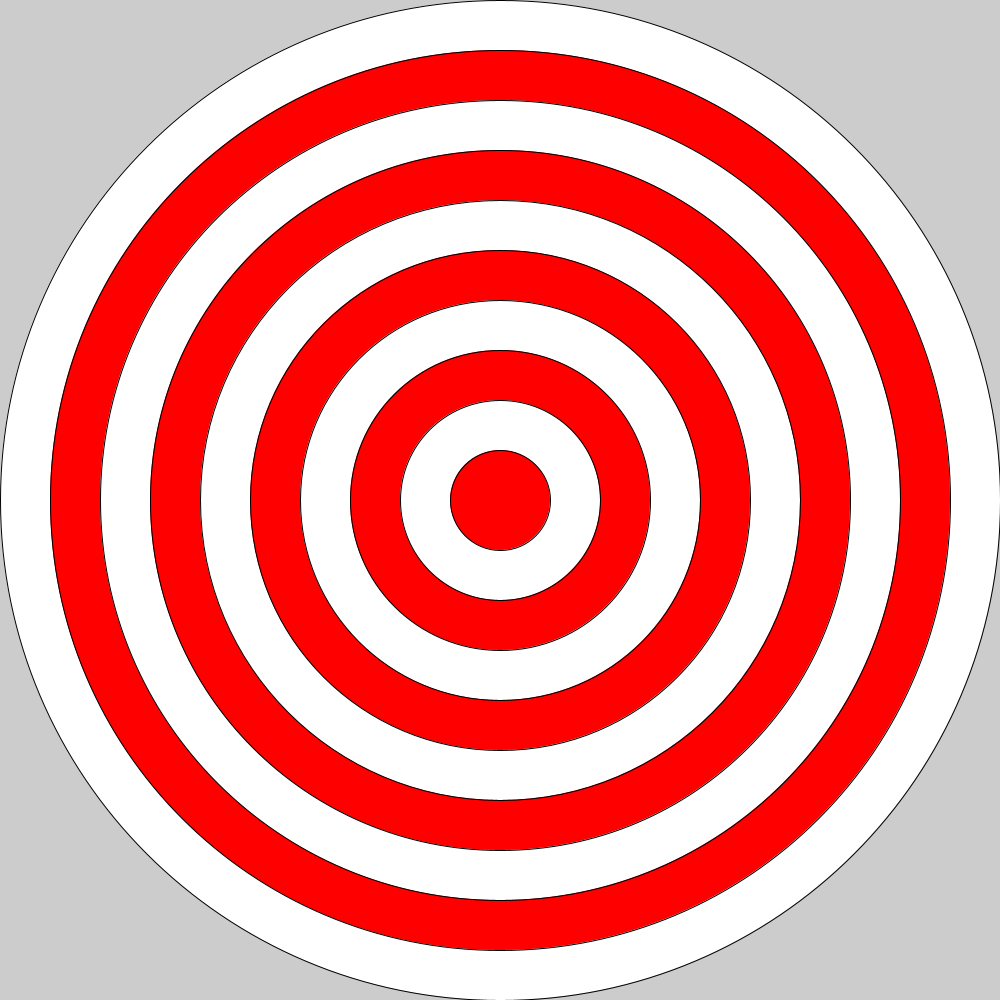
Frame 1 (no input)
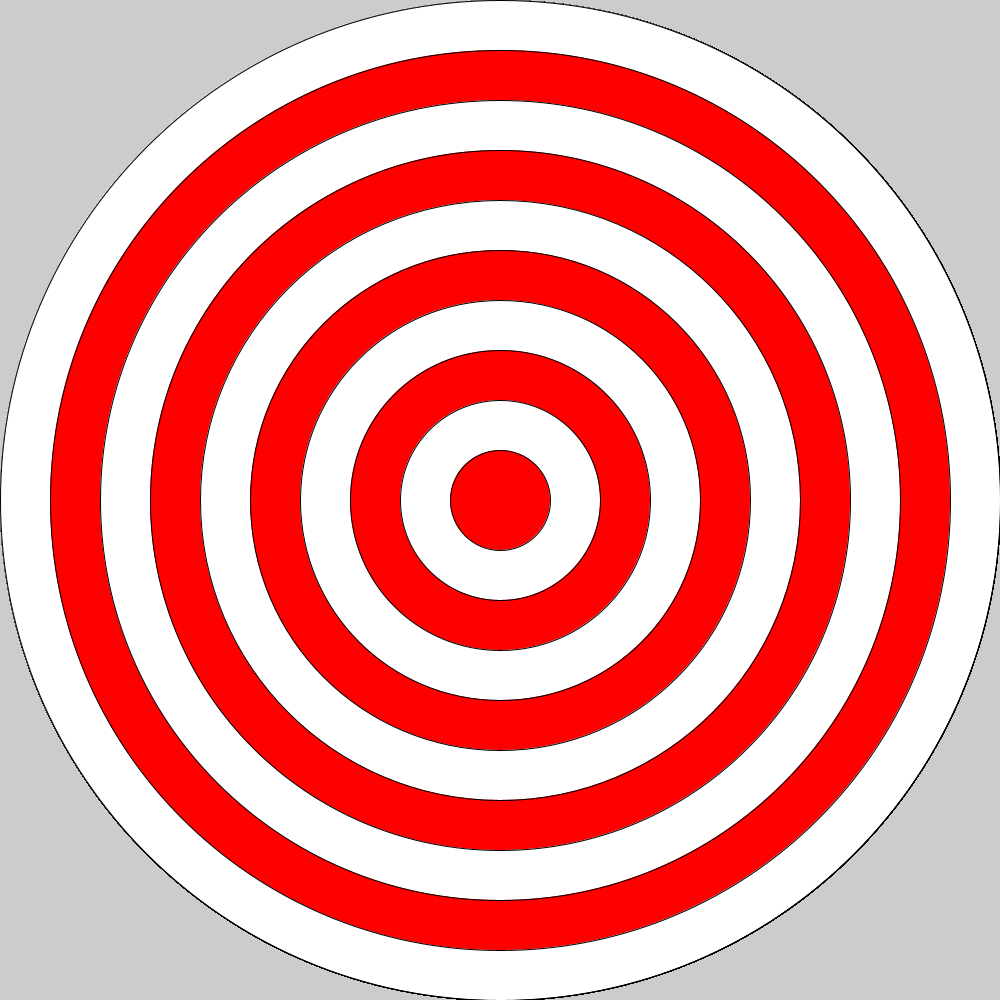
Frame 60 (the mouse pressed at the canvas centre just before this capture)
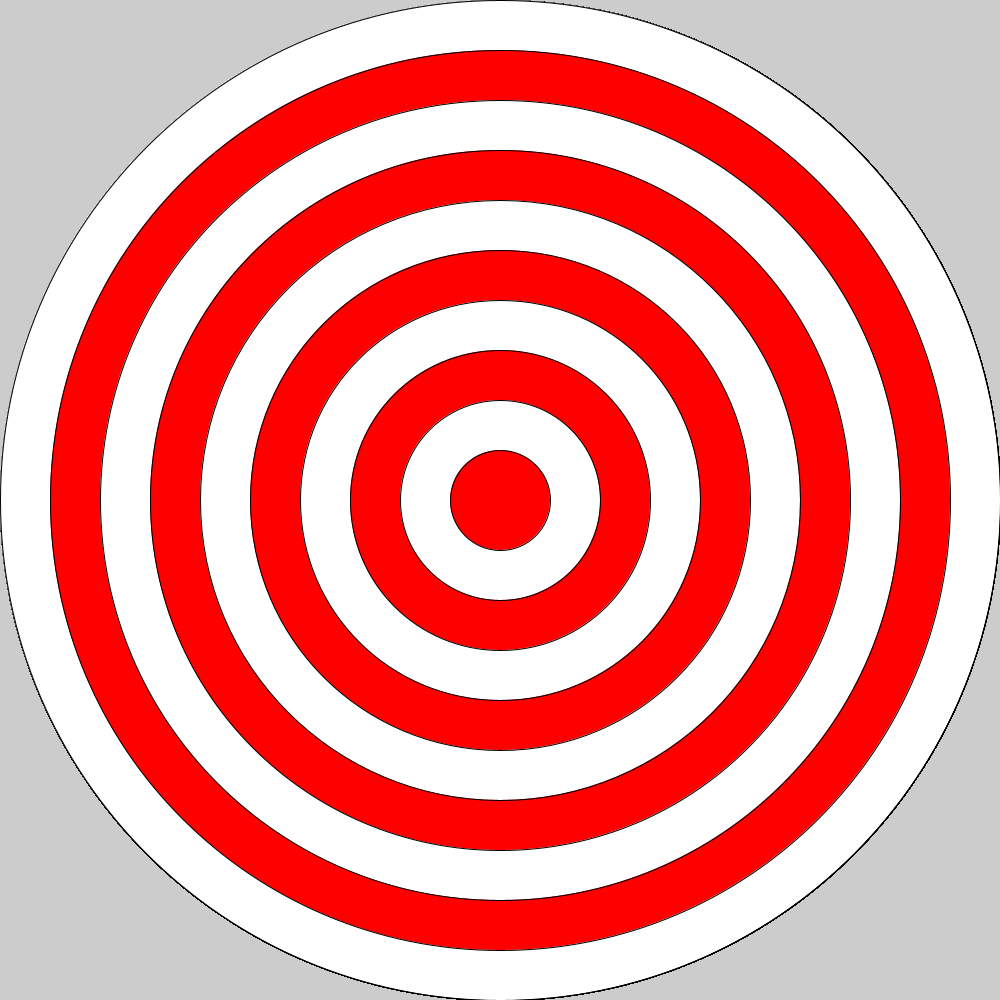
Frame 120 (the mouse held since frame 60 and released just before this capture)

The Processing sketch that drew these frames (run headless with seeded random() and noise(); from frame 60 on, the mouse is pressed at the canvas centre):

// Processing sketch: Bullseye
// ── Bullseye.pde
void setup() {
  size(1000, 1000);
}
void draw() {
  for (int i = 10; i > 0; i--) {
    if ( i % 2 == 0) {
      fill(255);
    }
    else { 
      fill(255, 0, 0);
    }
    ellipse(500, 500, i*100, i*100);
  }
}
